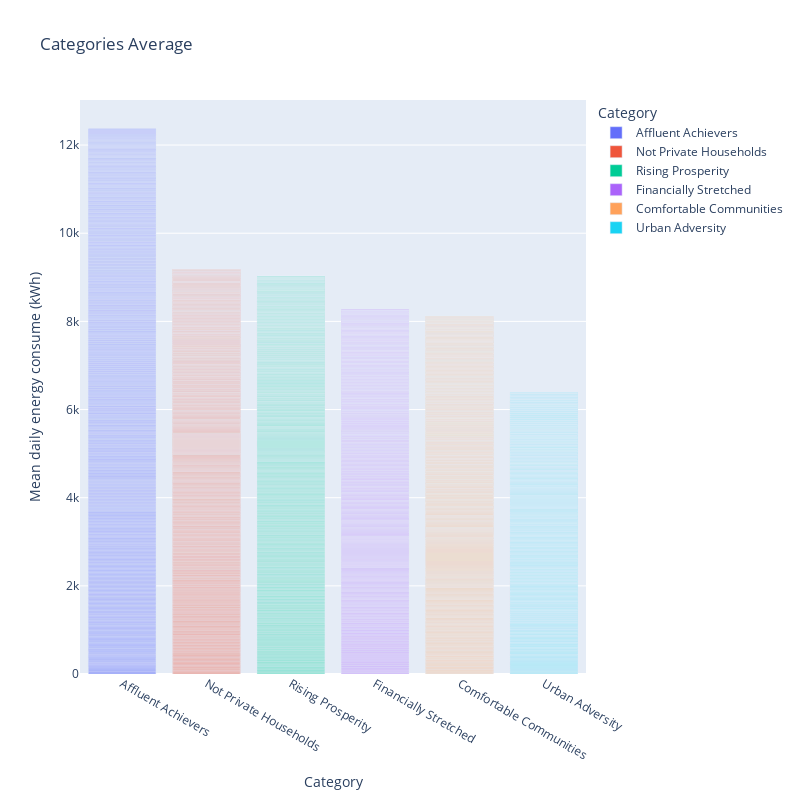

This figure's notebook cell:
### Code cell
#Categories Average

df = daily_consumption_category.sort_values('day_avg_consumption', ascending= False)

fig = px.bar(df, 
             x='acorn_category', 
             y="day_avg_consumption", 
             color='acorn_category',
             labels={'acorn_category':'Category', 'day_avg_consumption':'Mean daily energy consume (kWh)'},
             title="Categories Average",
             width=800,
             height=800
            )
fig.show()

### Figure 1 — Plotly figure (JSON) as saved in the notebook; plotly's stock layout.template omitted (floating-point values rounded to 4 significant figures; data arrays with more than 128 entries replaced by an {"elided": "..."} marker saying what was removed)
{"data": [{"alignmentgroup": "True", "hovertemplate": "Category=%{x}<br>Mean daily energy consume (kWh)=%{y}<extra></extra>", "legendgroup": "Affluent Achievers", "marker": {"color": "#636efa", "pattern": {"shape": ""}}, "name": "Affluent Achievers", "offsetgroup": "Affluent Achievers", "orientation": "v", "showlegend": true, "textposition": "auto", "type": "bar", "x": {"elided": "806 str values"}, "xaxis": "x", "y": {"elided": "806 float values"}, "yaxis": "y"}, {"alignmentgroup": "True", "hovertemplate": "Category=%{x}<br>Mean daily energy consume (kWh)=%{y}<extra></extra>", "legendgroup": "Not Private Households", "marker": {"color": "#EF553B", "pattern": {"shape": ""}}, "name": "Not Private Households", "offsetgroup": "Not Private Households", "orientation": "v", "showlegend": true, "textposition": "auto", "type": "bar", "x": {"elided": "806 str values"}, "xaxis": "x", "y": {"elided": "806 float values"}, "yaxis": "y"}, {"alignmentgroup": "True", "hovertemplate": "Category=%{x}<br>Mean daily energy consume (kWh)=%{y}<extra></extra>", "legendgroup": "Rising Prosperity", "marker": {"color": "#00cc96", "pattern": {"shape": ""}}, "name": "Rising Prosperity", "offsetgroup": "Rising Prosperity", "orientation": "v", "showlegend": true, "textposition": "auto", "type": "bar", "x": {"elided": "806 str values"}, "xaxis": "x", "y": {"elided": "806 float values"}, "yaxis": "y"}, {"alignmentgroup": "True", "hovertemplate": "Category=%{x}<br>Mean daily energy consume (kWh)=%{y}<extra></extra>", "legendgroup": "Financially Stretched", "marker": {"color": "#ab63fa", "pattern": {"shape": ""}}, "name": "Financially Stretched", "offsetgroup": "Financially Stretched", "orientation": "v", "showlegend": true, "textposition": "auto", "type": "bar", "x": {"elided": "806 str values"}, "xaxis": "x", "y": {"elided": "806 float values"}, "yaxis": "y"}, {"alignmentgroup": "True", "hovertemplate": "Category=%{x}<br>Mean daily energy consume (kWh)=%{y}<extra></extra>", "legendgroup": "Comfortable Communities", "marker": {"color": "#FFA15A", "pattern": {"shape": ""}}, "name": "Comfortable Communities", "offsetgroup": "Comfortable Communities", "orientation": "v", "showlegend": true, "textposition": "auto", "type": "bar", "x": {"elided": "806 str values"}, "xaxis": "x", "y": {"elided": "806 float values"}, "yaxis": "y"}, {"alignmentgroup": "True", "hovertemplate": "Category=%{x}<br>Mean daily energy consume (kWh)=%{y}<extra></extra>", "legendgroup": "Urban Adversity", "marker": {"color": "#19d3f3", "pattern": {"shape": ""}}, "name": "Urban Adversity", "offsetgroup": "Urban Adversity", "orientation": "v", "showlegend": true, "textposition": "auto", "type": "bar", "x": {"elided": "806 str values"}, "xaxis": "x", "y": {"elided": "806 float values"}, "yaxis": "y"}], "layout": {"barmode": "relative", "height": 800, "legend": {"title": {"text": "Category"}, "tracegroupgap": 0}, "title": {"text": "Categories Average"}, "width": 800, "xaxis": {"anchor": "y", "categoryarray": ["Affluent Achievers", "Not Private Households", "Rising Prosperity", "Financially Stretched", "Comfortable Communities", "Urban Adversity"], "categoryorder": "array", "domain": [0, 1], "title": {"text": "Category"}}, "yaxis": {"anchor": "x", "domain": [0, 1], "title": {"text": "Mean daily energy consume (kWh)"}}}}
